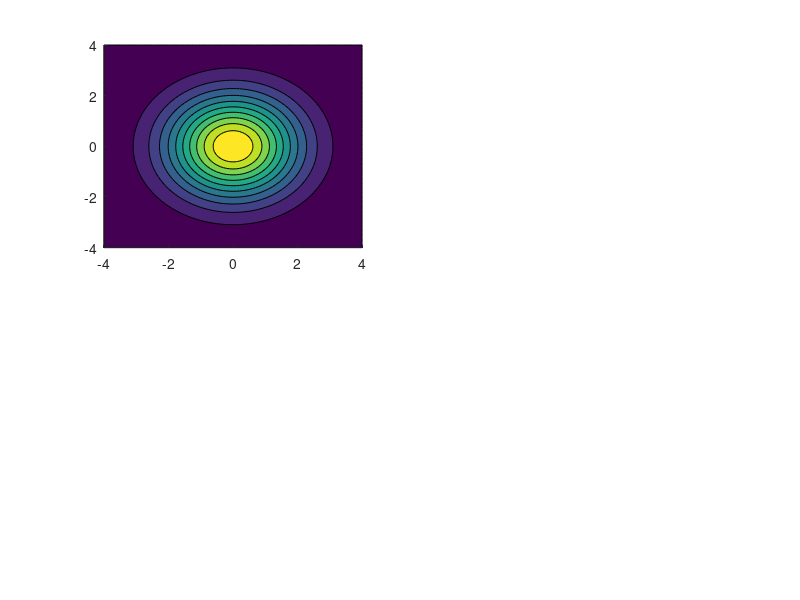

Source code (MATLAB): (Note: this script raises an error after producing the figure.)



clc
clear 
close all

load planets.mat
all = [distance;moons];

tic
[row,col] = find(all,6);%find index of the array of the distance >5AU & moons >0
toc

dis = zeros(1,length(distance));%initial array
moo = zeros(1,length(moons));
k1=zeros(1,length(distance));%initial index array
k2=zeros(1,length(moons));

tic
for i = 1:length(distance)
    if distance(i) <= 5
        dis(i) = distance(i);
        k1(i) = i;
    else
        dis(i) = nan;
        k1(i) = nan;
    end
end

for i = 1:length(moons)
    if moons(i) > 0
        moo(i) = moons(i);
        k2(i) = i;
    else
        moo(i) =nan;
         k2(i) = nan;
    end
end

all2 = [k1;k2];%equals to find function 

toc

subplot(2,2,1)

[x,y] = meshgrid(-4:.1:4,-4:.1:4);
z = exp(-(x.^2+y.^2)/4);

contourf(x,y,z,'color','k')
hold on
plot([-4,4],[0,0],'r','LineWidth',1)

xlim([-4 4])
ylim([-4 4])
axis square
title('Original Filled Contour')
xlabel('x')
ylabel('y')

colormap summer

subplot(2,2,2)

x = -4:.1:4;
y = zeros(1,length(x));
z = exp(-(x.^2+y.^2)/4);

plot(x,z,'r')
title('Profile at y = 0')
xlabel('x')
ylabel('value')
xlim([-4 4])
ylim([0 1])
axis tight

subplot(2,2,3)

[x,y] = meshgrid(-4:.1:4,-4:.1:4);
z = exp(-(x.^2+y.^2)/4);
v = zeros(length(x),length(y));
for i = 1:length(x)
    for j = 1:length(y)
        if z(i,j) < 0.6
            z(i,j) = nan;
        else
            v(i,j) = z(i,j);
        end
    end
end
contourf(x,y,v,'color','k')
hold on
plot([-4,4],[0,0],'r','LineWidth',1)
xlim([-4 4])
ylim([-4 4])
axis square
title('New filled Contour')
xlabel('x')
ylabel('y')


subplot(2,2,4)

x = -4:.1:4;
y = zeros(1,length(x));
z = exp(-(x.^2+y.^2)/4);
v = zeros(1,length(x));

for i = 1:length(x)
    
    if z(i) < 0.6
        z(i) = nan;
    else
        v(i) = z(i);
    end
    
end

plot(x,v,'r')
title('Profile at y = 0')
xlabel('x')
ylabel('value')
xlim([-4 4])
ylim([0 1])
axis normal


